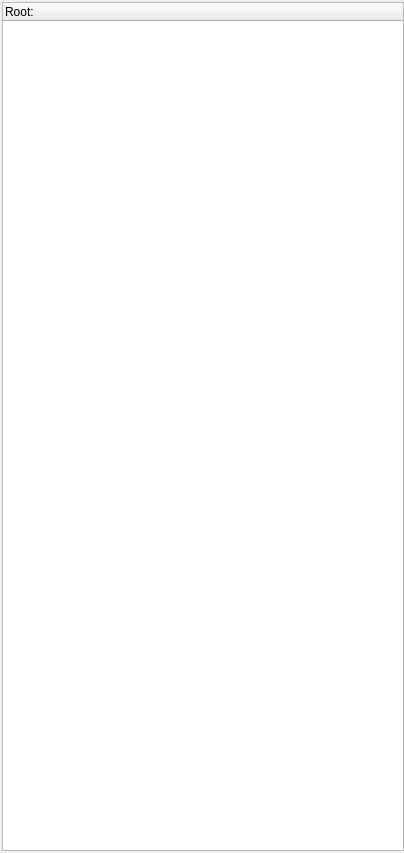
<?xml version="1.0" encoding="UTF-8"?>
<ui version="4.0">
 <class>TreeDock</class>
 <widget class="QDockWidget" name="TreeDock">
  <property name="geometry">
   <rect>
    <x>0</x>
    <y>0</y>
    <width>404</width>
    <height>853</height>
   </rect>
  </property>
  <property name="minimumSize">
   <size>
    <width>404</width>
    <height>224</height>
   </size>
  </property>
  <property name="features">
   <set>QDockWidget::DockWidgetClosable|QDockWidget::DockWidgetMovable</set>
  </property>
  <property name="allowedAreas">
   <set>Qt::LeftDockWidgetArea</set>
  </property>
  <property name="windowTitle">
   <string>Tree</string>
  </property>
  <widget class="QWidget" name="dockWidgetContents">
   <property name="sizePolicy">
    <sizepolicy hsizetype="MinimumExpanding" vsizetype="Expanding">
     <horstretch>0</horstretch>
     <verstretch>0</verstretch>
    </sizepolicy>
   </property>
   <property name="minimumSize">
    <size>
     <width>400</width>
     <height>0</height>
    </size>
   </property>
   <layout class="QVBoxLayout" name="verticalLayout">
    <property name="leftMargin">
     <number>2</number>
    </property>
    <property name="topMargin">
     <number>2</number>
    </property>
    <property name="rightMargin">
     <number>0</number>
    </property>
    <property name="bottomMargin">
     <number>2</number>
    </property>
    <item>
     <widget class="QTreeWidget" name="treeWidget">
      <property name="contextMenuPolicy">
       <enum>Qt::CustomContextMenu</enum>
      </property>
      <column>
       <property name="text">
        <string>Root:</string>
       </property>
      </column>
     </widget>
    </item>
   </layout>
  </widget>
 </widget>
 <resources/>
 <connections/>
</ui>
